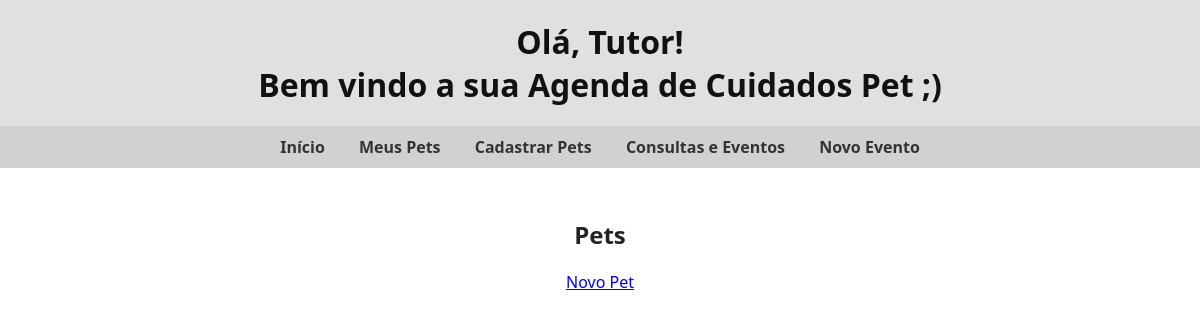
The app's page /pets/, older data.
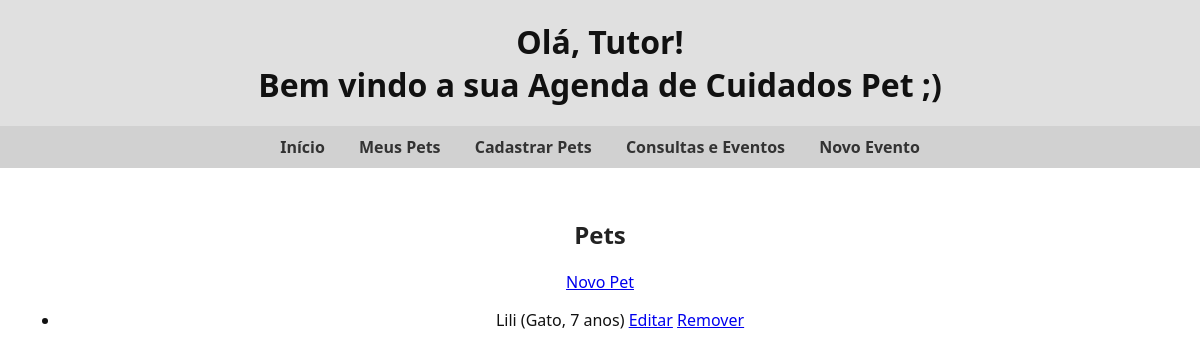
The same page, newer data.
### agenda/models.py (models this page shows, shortened)
class Pet(models.Model):
    nome = models.CharField(max_length=100)
    idade = models.PositiveIntegerField()
    especie = models.CharField(max_length=50)
    foto = models.ImageField(upload_to='pets/')

### agenda/views.py (the view)
# urls.py: path('pets/', views.listar_pets, name='listar_pets'),
def listar_pets(request):
    pets = Pet.objects.all()
    return render(request, 'agenda/listar_pets.html', {'pets': pets})

### agenda/templates/agenda/listar_pets.html
{% extends 'agenda/base.html' %}
{% block content %}
  <h2>Pets</h2>
  <a href="{% url 'adicionar_pet' %}">Novo Pet</a>
  <ul>
    {% for pet in pets %}
      <li>
        {{ pet.nome }} ({{ pet.especie }}, {{ pet.idade }} anos)
        <a href="{% url 'editar_pet' pet.id %}">Editar</a>
        <a href="{% url 'remover_pet' pet.id %}">Remover</a>
      </li>
    {% endfor %}
  </ul>
{% endblock %}

### agenda/templates/agenda/base.html (shortened to what this page needs)
{% load static %}
<!DOCTYPE html>
<html lang="pt-br">
<head>
    <link rel="stylesheet" href="{% static 'css/estilo.css' %}">
</head>
<body>
    <header>
        <h1>Olá, Tutor!<br>Bem vindo a sua Agenda de Cuidados Pet ;)</h1>
    </header>
    <nav>
        <a href="{% url 'home' %}">Início</a>
        <a href="{% url 'listar_pets' %}">Meus Pets</a>
        <a href="{% url 'adicionar_pet' %}">Cadastrar Pets</a>
        <a href="{% url 'listar_eventos' %}">Consultas e Eventos</a>
        <a href="{% url 'adicionar_evento' %}">Novo Evento</a>
    </nav>
    <div class="container">
        {% block content %}{% endblock %}
    </div>
</body>
</html>

### agenda/static/css/estilo.css (style rules this page uses)
body { font-family: 'Segoe UI', Tahoma, Geneva, Verdana, sans-serif; margin: 0; padding: 0; background-color: #ffffff; color: #111; }
header { background-color: #e0e0e0; padding: 20px; text-align: center; }
header h1 { margin: 0; font-size: 2em; }
nav { background-color: #d1d1d1; padding: 10px 0; text-align: center; }
nav a { margin: 0 15px; text-decoration: none; color: #333; font-weight: bold; }
.container { padding: 20px; text-align: center; }
h2, h3 { margin-top: 30px; color: #222; }

Row changes from the older to the newer data that the page shows:
added Pet: nome "Lili", especie "Gato", idade "7"
